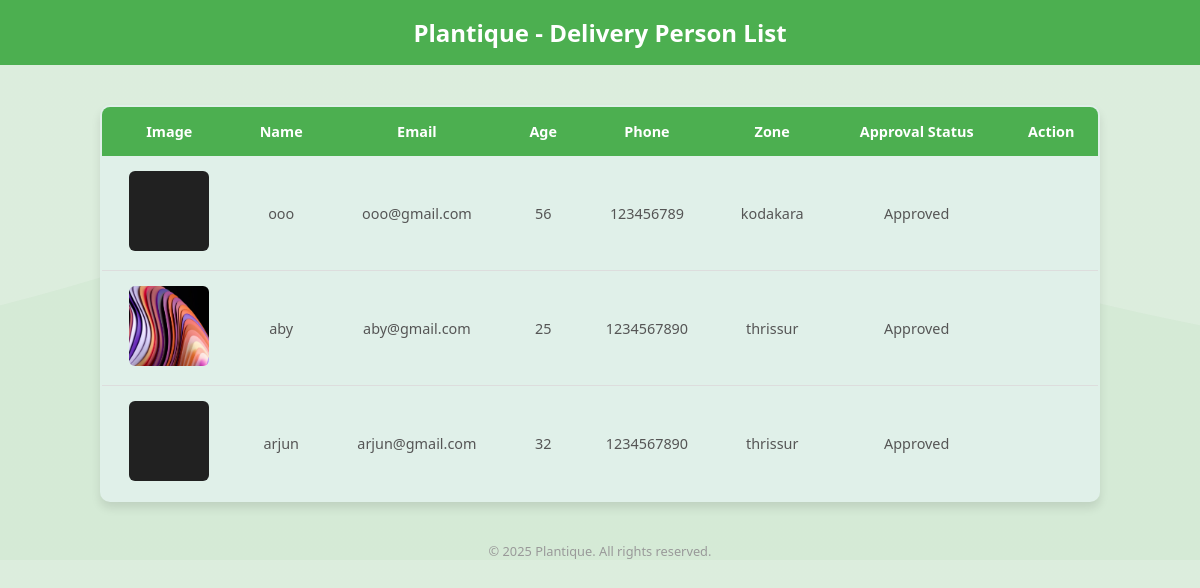
/deliverypersonlist/, run on an earlier commit of the app's database.
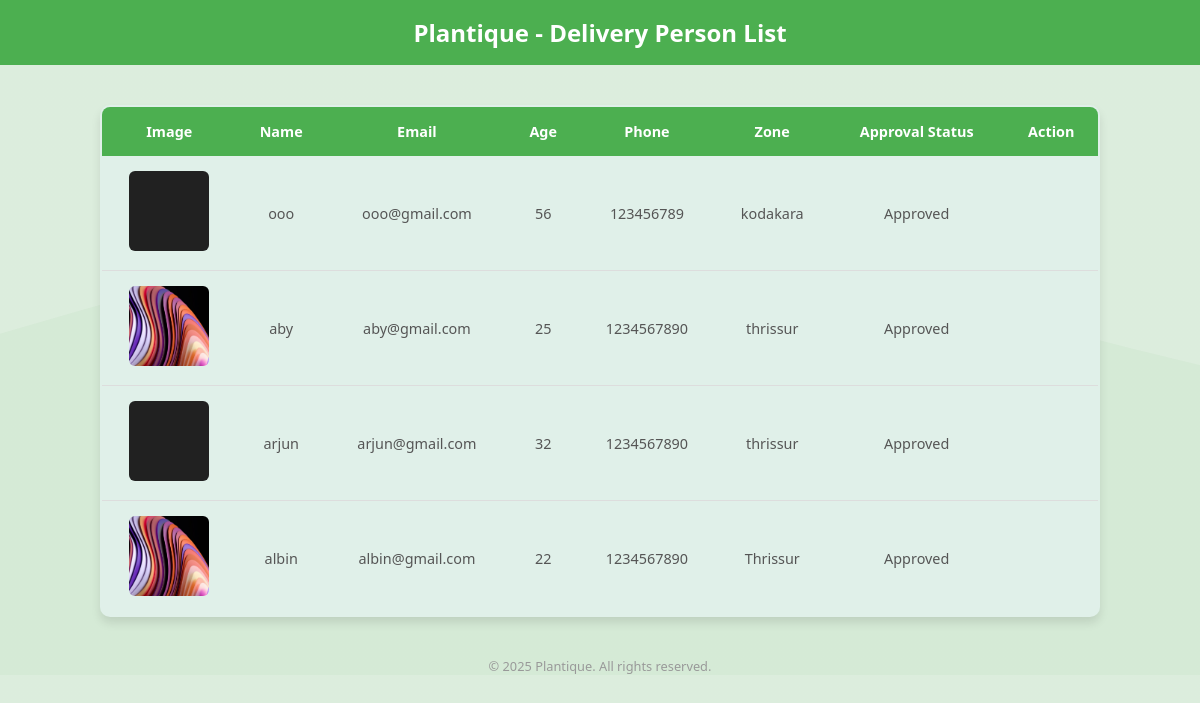
And on a later commit of the database.
### plantique/models.py (models this page shows, shortened)
class DeliveryPerson(models.Model):
    name = models.CharField(max_length=100)
    email = models.EmailField(unique=True)
    password = models.CharField(max_length=100)
    age = models.IntegerField()
    phone = models.CharField(max_length=15)
    zone = models.CharField(max_length=50, null=True, blank=True)
    approved = models.BooleanField(default=False)
    image = models.FileField(upload_to='images/', null=True, blank=True)

### plantique/views.py (the view)
# urls.py: path('deliverypersonlist/', views.deliverypersonlist, name='deliverypersonlist'),
def deliverypersonlist(request):
    users = DeliveryPerson.objects.all()
    return render(request, 'deliverypersonlist.html', {'users': users})

### plantique/templates/deliverypersonlist.html (shortened to what this page needs)
<!DOCTYPE html>
<html lang="en">
<head>
    <link rel="stylesheet" href="https://cdnjs.cloudflare.com/ajax/libs/font-awesome/6.4.0/css/all.min.css">
</head>
<body>
    <header>
        Plantique - Delivery Person List
    </header>
    <div class="container">
        {% if users %}
            <table class="delivery-table">
                <thead>
                    <tr>
                        <th>Image</th>
                        <th>Name</th>
                        <th>Email</th>
                        <th>Age</th>
                        <th>Phone</th>
                        <th>Zone</th>
                        <th>Approval Status</th>
                        <th>Action</th>
                    </tr>
                </thead>
                <tbody>
                    {% for user in users %}
                    <tr>
                        <td>
                            {% if user.image %}
                                <img src="{{ user.image.url }}" alt="{{ user.name }}" class="person-image">
                            {% else %}
                                <img src="https://via.placeholder.com/80x80?text=No+Image" alt="No image" class="person-image">
                            {% endif %}
                        </td>
                        <td>{{ user.name }}</td>
                        <td>{{ user.email }}</td>
                        <td>{{ user.age }}</td>
                        <td>{{ user.phone }}</td>
                        <td>{{ user.zone|default:"Not specified" }}</td>
                        <td>{{ user.approved|yesno:"Approved,Not Approved" }}</td>
                        <td>
                        </td>
                    </tr>
                    {% endfor %}
                </tbody>
            </table>
        {% else %}
            <p class="empty-delivery">No delivery persons registered. <a href="{% url 'deliveryregister' %}" class="view-details-link">Register a delivery person</a></p>
        {% endif %}
    </div>
    <div class="footer">
        © 2025 Plantique. All rights reserved.
    </div>
</body>
</html>

### plantique/templates/deliverypersonlist.html (style rules this page uses)
body { font-family: 'Segoe UI', sans-serif; background-color: #e8f5e9; margin: 0; padding: 0; background-size: cover; background-position: center; }
header { background-color: #4CAF50; color: white; padding: 1rem; text-align: center; font-size: 1.5rem; font-weight: bold; }
.container { max-width: 1000px; margin: 40px auto; padding: 0 20px; }
.delivery-table { width: 100%; border-collapse: collapse; background: #e0f0e9; border-radius: 10px; box-shadow: 0 6px 10px rgba(0,0,0,0.1); border: 2px solid #2E7D32; overflow: hidden; }
.delivery-table th, .delivery-table td { padding: 15px; text-align: center; font-size: 0.9rem; color: #555; }
.delivery-table th { background-color: #4CAF50; color: white; font-weight: bold; }
.delivery-table tr { border-bottom: 1px solid #ddd; }
.delivery-table tr:last-child { border-bottom: none; }
.person-image { width: 80px; height: 80px; object-fit: cover; border-radius: 6px; }
.footer { text-align: center; margin-top: 24px; color: #999; font-size: 0.8rem; }

What changed in the data, as far as the page shows it:
added DeliveryPerson: image (picture), name "albin", email "albin@gmail.com", age "22", phone "1234567890", zone "Thrissur", approved "Approved"
